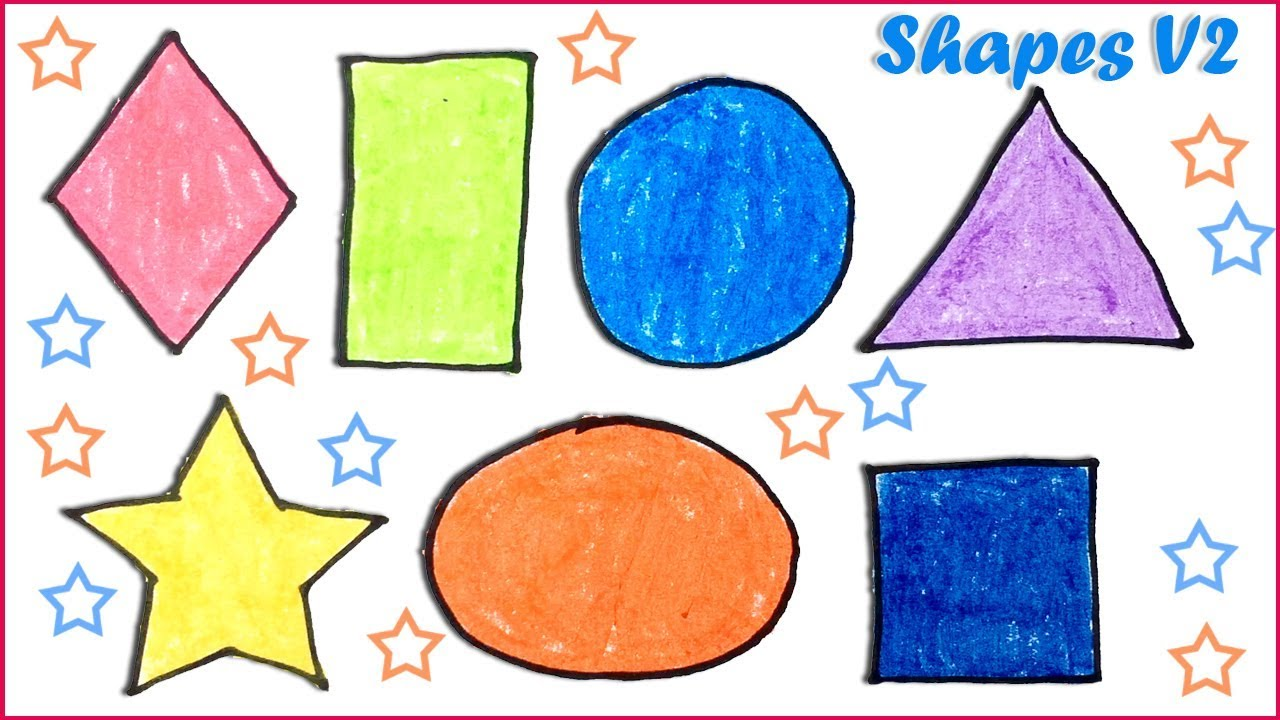
#> input picture images/shapes.jpg, 1280 x 720 px
$ python contour.py
#> lines starting #> are read from the running program, lines starting #| are printed output that depends on the picture; after the words box and inside, x2 and y2 are one past the last pixel; in counts of white or black regions, pixels touching at a corner belong together
import cv2
from matplotlib import pyplot as plt
import numpy as np

image = cv2.imread('../images/shapes.jpg')
#> image is the input picture: shape (720, 1280, 3); mean B, G, R 199.6, 199.2, 204.6
image = cv2.cvtColor(image, cv2.COLOR_BGR2RGB)
plt.figure(figsize=(20, 20))
plt.subplot(2, 2, 1)
plt.title("Original")
plt.imshow(image)

# Grayscale
gray = cv2.cvtColor(image, cv2.COLOR_BGR2GRAY)
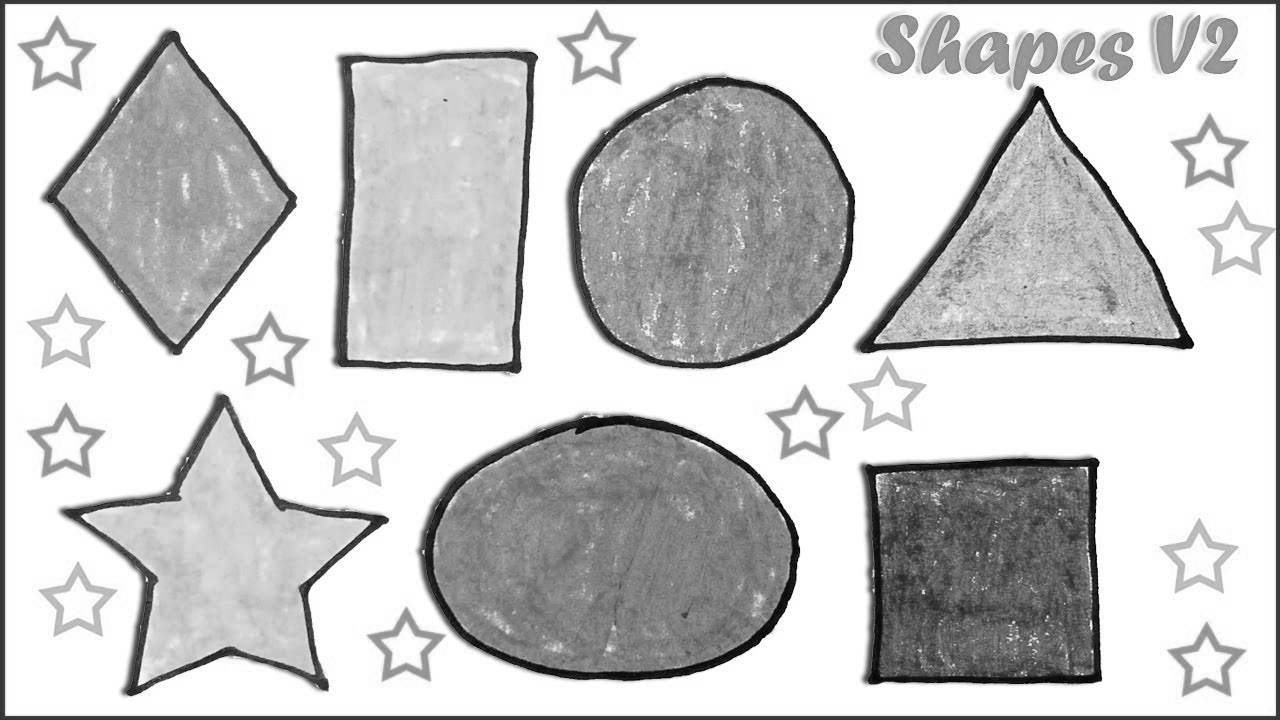
#> gray: shape (720, 1280); min 0, max 255, mean 200

# Canny edges
edged = cv2.Canny(gray, 30, 200)
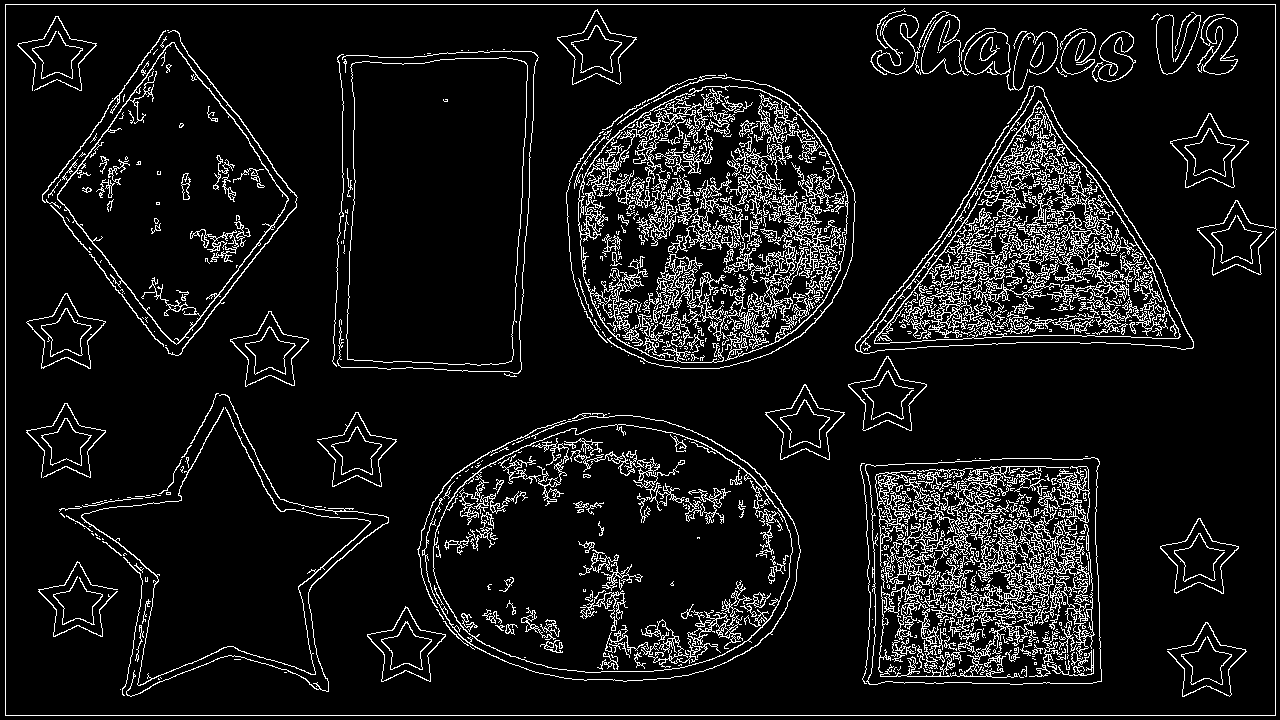
#> edged: shape (720, 1280); 8.9% white in thin lines or dots
plt.subplot(2, 2, 2)
plt.title("Canny Edges")
plt.imshow(edged)

# Finding Contours
contours, hier = cv2.findContours(edged, cv2.RETR_EXTERNAL, cv2.CHAIN_APPROX_NONE)
#> contours = 1 contour; box (x1, y1, x2, y2) and area: (5, 4, 1277, 716) 902971
plt.subplot(2, 2, 3)
plt.imshow(edged)
print("Count of Contours  = " + str(len(contours)))
#| Count of Contours  = 1

# All contours
image_contours = np.copy(image)
cv2.drawContours(image_contours, contours, -1, (0, 255, 0), 3)
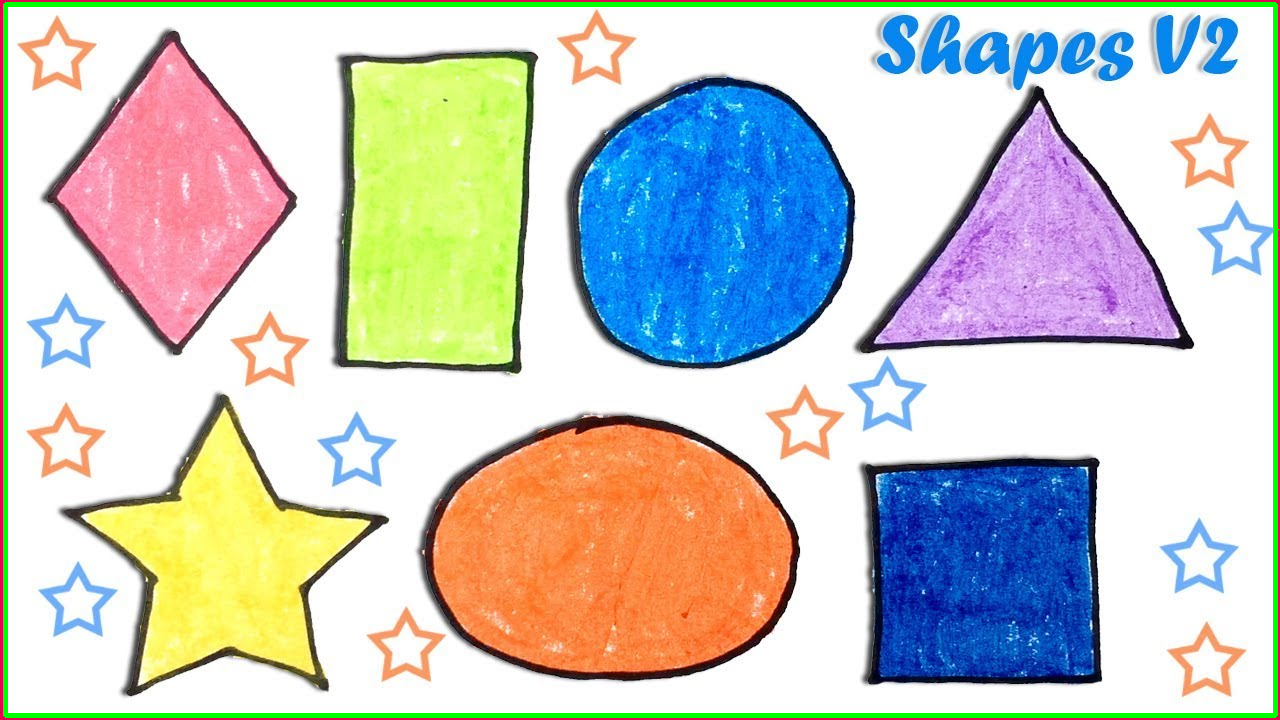
#> image_contours: shape (720, 1280, 3); mean R, G, B 199.8, 201.4, 195.7
plt.subplot(2, 2, 4)
plt.title("Contours")
plt.imshow(image_contours)

plt.show()
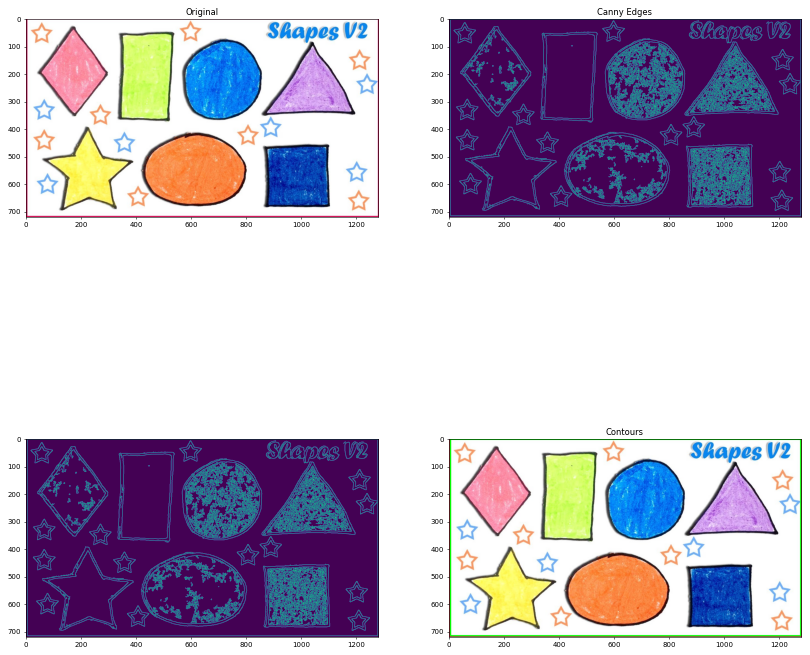
#> figure drawn by matplotlib, 4 panels
